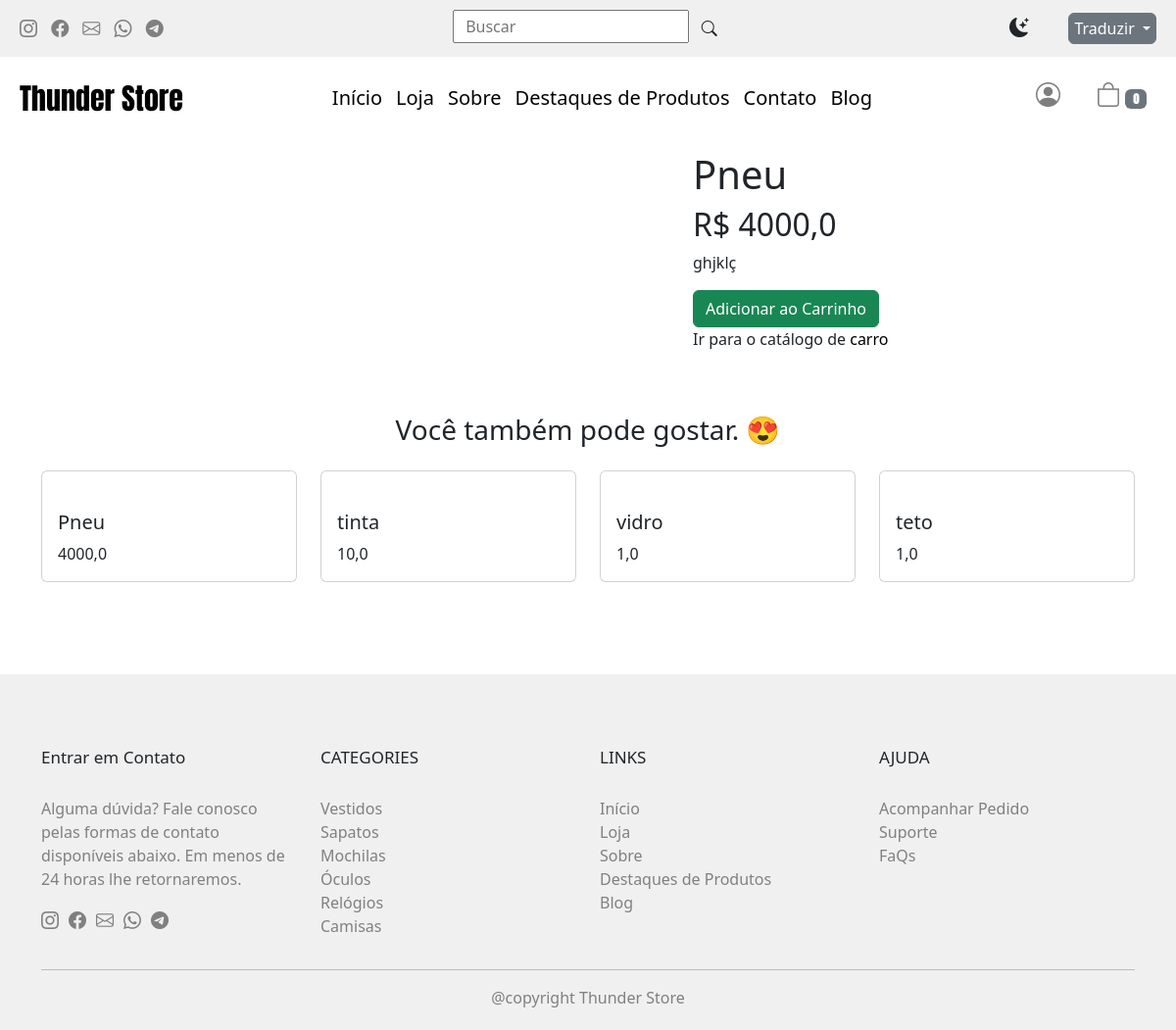
The app's page /produtos/pneu/, older data.
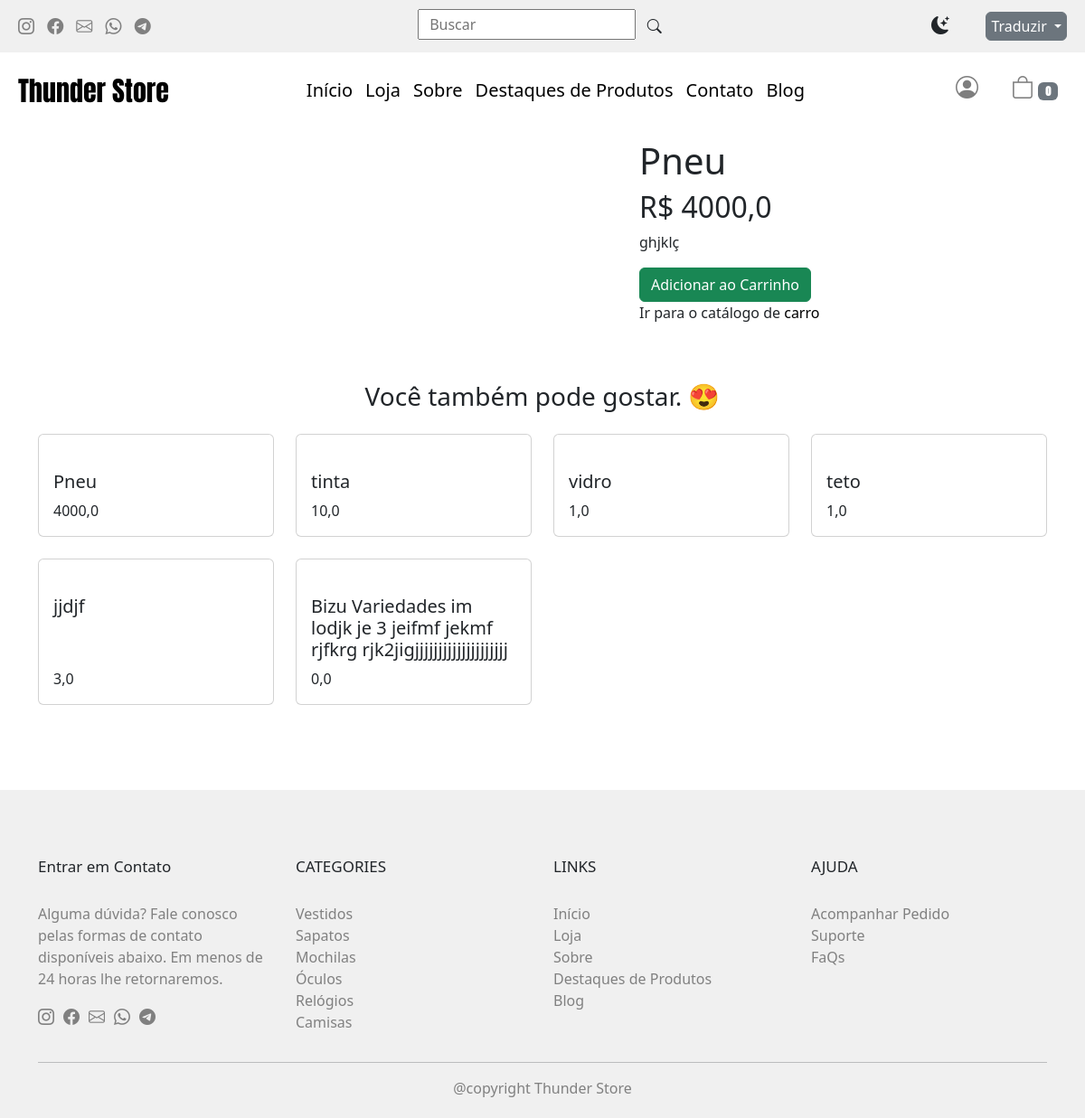
The same page, newer data.
### products/models.py (models this page shows, shortened)
class Product(TimeStampedModel):
    category = models.ForeignKey(
        Category, related_name='products', on_delete=models.CASCADE
    )
    name = models.CharField(max_length=250, blank=False)
    slug = AutoSlugField(unique=True, populate_from='name', always_update=False)
    image = models.ImageField(upload_to='products/%Y/%m/%d', blank=True, default='no_image')
    price = models.FloatField(max_length=10, blank=False)
    description = models.TextField()
    featured = models.BooleanField(default=False)
    is_available = models.BooleanField(default=True)

class Category(TimeStampedModel):
    name = models.CharField(max_length=250, unique=True)
    slug = AutoSlugField(unique=True, populate_from='name', always_update=False)
    def __str__(self):
        return self.name

### products/views.py (the view)
# urls.py: path('produtos/<slug:slug>/', ProductDetailPageView.as_view(), name='product_detail'),
class ProductDetailPageView(ListView):
    queryset = Product.objects.filter(is_available=True).order_by('modified')
    context_object_name = 'products'
    paginate_by = 20
    template_name = 'detail.html'
    def get_context_data(self, **kwargs):
        context = super().get_context_data(**kwargs)
        context['product'] = Product.objects.get(slug=self.kwargs['slug'])
        context['product_image'] = ProductImage.objects.filter(product__slug=self.kwargs['slug'])
        return context

### templates/detail.html (shortened to what this page needs)
{% extends 'base.html' %}
{% load static %}
{% block content %}
<div class="container my-3">
  <div class="row justify-content-center">
    <div class="col-12 col-md-8 col-lg-7 mb-4">
      <div class="row">
        <div class="col-12">
        </div>
        <div class="container">
          <div class="col-12 mt-1 d-flex" style="overflow: scroll;">
            <div class="col-4"><img class="h-100 img-fluid" src="{{product.image.url}}" alt="" onclick="ShowProductImage(this)"></div>
          </div>
        </div>
      </div>
    </div>
    <div class="col-12 col-md-8 col-lg-5">
      <h1 class="font-weight-bold">{{ product.name }}</h1>
      <h2>R$ {{ product.price }}</h2>
      <p>{{ product.description }}</p>
      <form class="form-group" action="{% url 'cart:cart_add' product.id %}" method="POST">
        <input class="btn btn-success" type="submit" value="Adicionar ao Carrinho">
      </form>
      <p>
        Ir para o catálogo de
        <a class="text-decoration-none" href="">
          {{ product.category }}
        </a>
      </p>
    </div>
  </div>
  <section class="others-products mt-5">
    <h3 class="text-center mb-4">Você também pode gostar. 😍</h3>
    <div class="row">
      {% for merchandise in products %}
      <div class="col-6 col-md-4 col-lg-3 mb-4">
        <div class="card h-100">
          <a href="{% url 'products:product_detail' merchandise.slug %}">
          </a>
          <div class="card-body d-flex flex-column justify-content-between">
            <a class="text-decoration-none text-dark" href="{% url 'products:product_detail' merchandise.slug %}">
              <h5 class="card-title">{{ merchandise.name }}</h5>
            </a>
            <a class="text-decoration-none text-dark" href="{% url 'products:product_detail' merchandise.slug %}">
              <p class="card-text font-weight-bold">{{ merchandise.price }}</p>
            </a>
          </div>
        </div>
      </div>
      {% endfor %}
    </div>
  </section>
</div>
{% include 'footer.html' %}
{% endblock content %}

Row changes from the older to the newer data that the page shows:
added Product: name "jjdjf", price "3,0"
added Product: name "Bizu Variedades im lodjk je 3 jeifmf jekmf rjfkrg rjk2jigjjjjjjjjjjjjjjjjjjjj", price "0,0"
